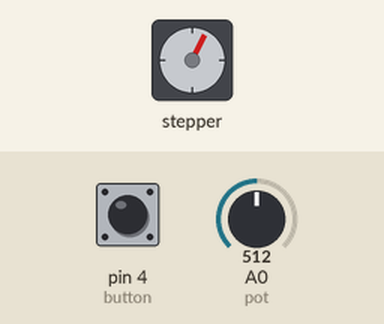
This sketch was run on a simulated Arduino Uno, built with avr-gcc and run on an emulated ATmega328P. Shown: stepper motor. Inputs (shaded band) come from the test bench; at power-on: A0 (pot) = 512, pin 4 (button) HIGH. Stepper angles assume 2048 steps per turn.

Above: at 1.2 s.
1.3 s: A0 (pot) set to 716
At 2.06 s:
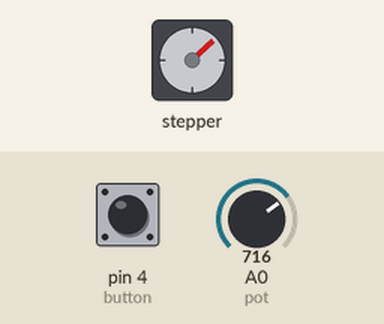
4.3 s: pin 4 (button) pulled LOW for 0.15 s
At 4.46 s:
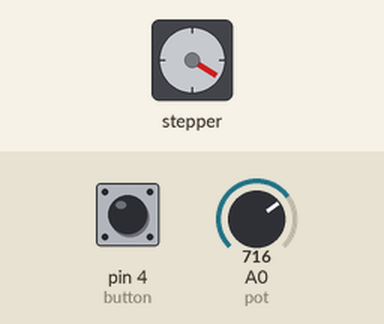
7.4 s: A0 (pot) set to 900
At 8.09 s:
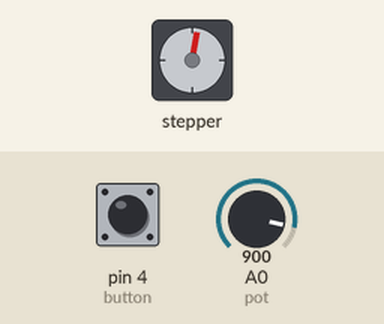
10.4 s: pin 4 (button) pulled LOW for 1 s
At 10.4 s:
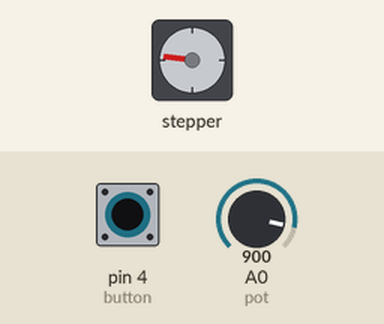
14.1 s: A0 (pot) set to 511
17.1 s: A0 (pot) set to 1023
Timing chart, 0 to 21.1 s (numbered marks = the images above; inputs shaded):
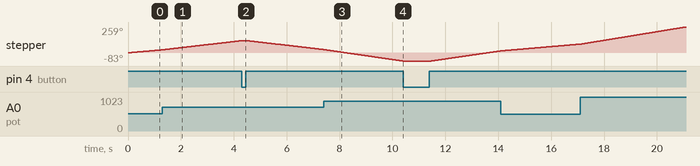

The sketch:

step_motor.ino
```cpp
// (licence header left out)
// include Arduino stepper motor library
#include <Stepper.h>

// change this to the number of steps on your motor
#define STEPS 32

// create an instance of the stepper class, specifying
// the number of steps of the motor and the pins it's
// attached to
Stepper stepper(STEPS, 8, 10, 9, 11);

const int button =  4; // direction control button is connected to Arduino pin 4
const int pot    = A0; // speed control potentiometer is connected to analog pin 0

void setup()
{
  // configure button pin as input with internal pull up enabled
  pinMode(button, INPUT_PULLUP);
}

int direction_ = 1, speed_ = 0;

void loop()
{
  if ( digitalRead(button) == 0 )  // if button is pressed
    if ( debounce() )  // debounce button signal
    {
      direction_ *= -1;  // reverse direction variable
      while ( debounce() ) ;  // wait for button release
    }

  // read analog value from the potentiometer
  int val = analogRead(pot);

  // map digital value from [0, 1023] to [2, 500]
  // ===> min speed = 2 and max speed = 500 rpm
  if ( speed_ != map(val, 0, 1023, 2, 500) )
  { // if the speed was changed
    speed_ = map(val, 0, 1023, 2, 500);
    // set the speed of the motor
    stepper.setSpeed(speed_);
  }

  // move the stepper motor
  stepper.step(direction_);

}

// a small function for button debounce
bool debounce()
{
  byte count = 0;
  for(byte i = 0; i < 5; i++) {
    if (digitalRead(button) == 0)
      count++;
    delay(10);
  }
  if(count > 2)  return 1;
  else           return 0;
}
```
